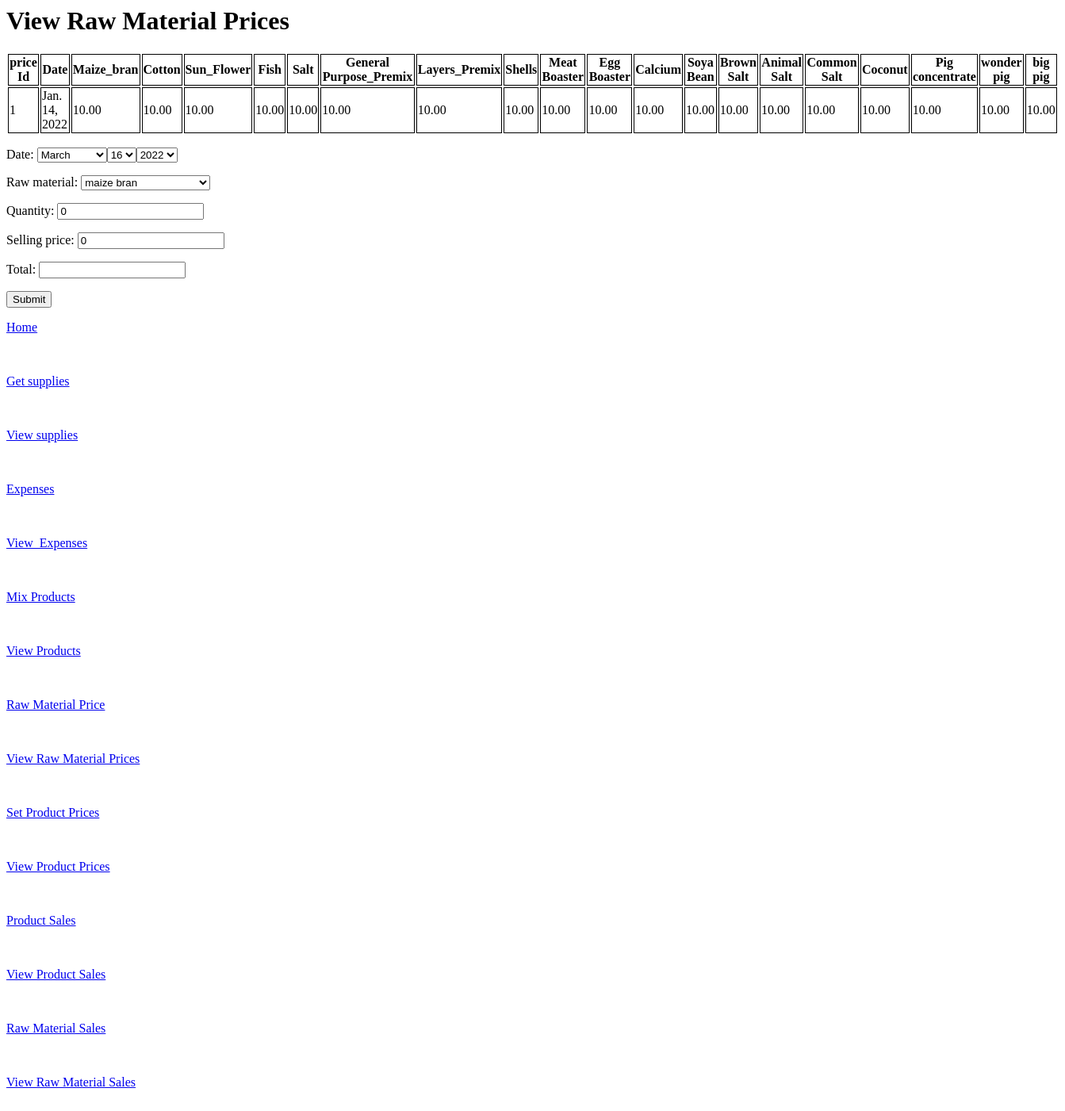
The page /do_raw_material_sales/ on the database as committed earlier.
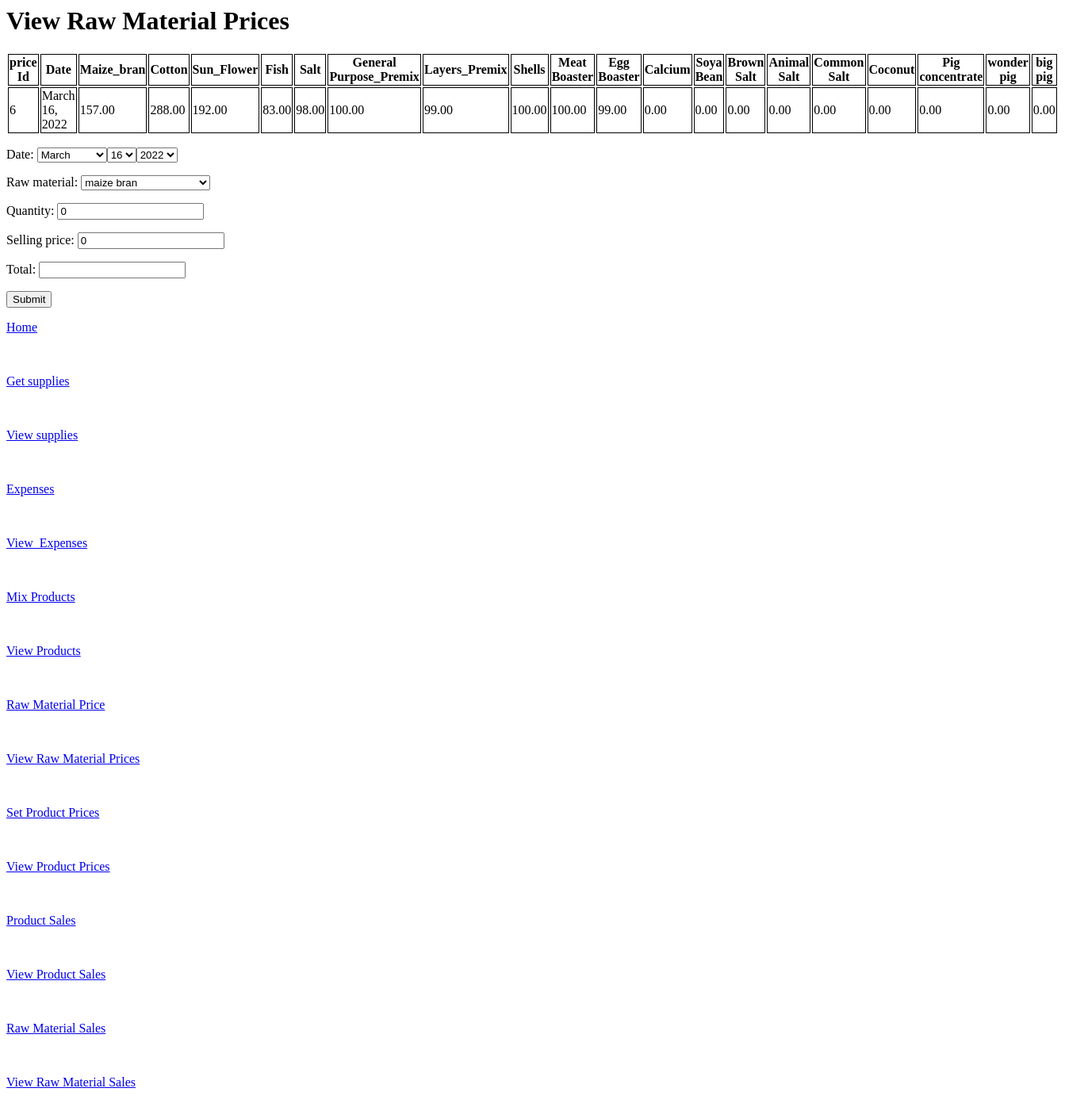
The same page on the database as committed later.
### feedwork/models.py (models this page shows, shortened)
class RawMaterialPrices(models.Model):
	date = models.DateField()
	maize_bran = models.DecimalField(max_digits=10, decimal_places=2 , default=0.0)
	cotton = models.DecimalField(max_digits=10, decimal_places=2 , default=0.0)
	sun_flower = models.DecimalField(max_digits=10, decimal_places=2 , default=0.0)
	fish = models.DecimalField(max_digits=10, decimal_places=2 , default=0.0)
	salt = models.DecimalField(max_digits=10, decimal_places=2 , default=0.0)
	general_purpose_premix = models.DecimalField(max_digits=10, decimal_places=2 , default=0.0)
	layers_premix = models.DecimalField(max_digits=10, decimal_places=2 , default=0.0)
	shells = models.DecimalField(max_digits=10, decimal_places=2 , default=0.0)
	meat_boaster = models.DecimalField(max_digits=10, decimal_places=2 , default=0.0)
	egg_boaster = models.DecimalField(max_digits=10, decimal_places=2 , default=0.0)
	calcium = models.DecimalField(max_digits=10, decimal_places=2 , default=0.0)
	soya_bean = models.DecimalField(max_digits=10, decimal_places=2 , default=0.0)
	brown_salt = models.DecimalField(max_digits=10, decimal_places=2 , default=0.0)
	animal_salt = models.DecimalField(max_digits=10, decimal_places=2 , default=0.0)
	common_salt = models.DecimalField(max_digits=10, decimal_places=2 , default=0.0)
	pig_concentrate = models.DecimalField(max_digits=10, decimal_places=2 , default=0.0)
	coconut = models.DecimalField(max_digits=10, decimal_places=2 , default=0.0)
	wonder_pig = models.DecimalField(max_digits=10, decimal_places=2 , default=0.0)
	big_pig = models.DecimalField(max_digits=10, decimal_places=2 , default=0.0)

### feedwork/views.py (the view)
# urls.py: path('do_raw_material_sales/',views.doing_raw_material_sales, name = 'raw_material_sales'),
def doing_raw_material_sales(request):
    r_m_q = RawMaterialQuantities.objects.last()
    r_m_p = RawMaterialPrices.objects.last()
    context = {}
    form = RawMaterialSalesForm(request.POST or None)
    if request.method == 'POST':
        if form.is_valid():
            raw_material = form.cleaned_data['raw_material']
            quantity = form.cleaned_data['quantity']
            raw_material_sales_quantity_deduction(raw_material,quantity)
            form.save()
            return HttpResponseRedirect('http://127.0.0.1:8000/')
    else:
        context['form'] = form
    return render(request, "do_raw_material_sales.html", {'r_m_q':r_m_q,'r_m_p':r_m_p ,'form':form ,})

### feedwork/forms.py
class RawMaterialSalesForm(forms.ModelForm):
	YEARS= [x for x in range(2000,2030)]
	date = forms.DateField(label='Date', widget=forms.SelectDateWidget(years=YEARS),initial=timezone.now())
	raw_material = forms.ChoiceField(choices=RAW_MATERIAL_CHOICES)
	quantity = forms.IntegerField(initial = 0)
	selling_price = forms.IntegerField(initial = 0)
	total = forms.DecimalField(
        widget=calculation.FormulaInput('quantity*selling_price') # <- using single math expression
    )
	class Meta:
		model = RawMaterialSales
		fields = ["date","raw_material","quantity","selling_price","total"]

### feedwork/templates/feedwork/do_raw_material_sales.html (shortened to what this page needs)
<html>
<head>
</head>
<body>
    <h1>View Raw Material Prices</h1>
     <table style="border:1px">
                    <ul>
                    <tr>
                        <th>price Id</th>
                        <th>Date</th>
                        <th>Maize_bran</th>
                        <th>Cotton</th>
                        <th>Sun_Flower</th>
                        <th>Fish</th>
                        <th>Salt</th>
                        <th>General Purpose_Premix</th>
                        <th>Layers_Premix</th>
                        <th>Shells</th>
                        <th>Meat Boaster</th>
                        <th>Egg Boaster</th>
                        <th>Calcium</th>
                        <th>Soya Bean</th>
                        <th>Brown Salt</th>
                        <th>Animal Salt</th>
                        <th>Common Salt</th>
                        <th>Coconut</th>
                        <th>Pig concentrate</th>
                        <th>wonder pig</th>
                        <th>big pig</th>
                    </tr>
                    <tr>
                        <td>{{ r_m_p.id}} </td>
                        <td>{{ r_m_p.date }} </td>
                        <td>{{ r_m_p.maize_bran }}</td>
                        <td>{{ r_m_p.cotton }}</td>
                        <td>{{ r_m_p.sun_flower }}</td>
                        <td>{{ r_m_p.fish }}</td>
                        <td>{{ r_m_p.salt }}</td>
                        <td>{{ r_m_p.general_purpose_premix }} </td>
                        <td>{{ r_m_p.layers_premix }} </td>
                        <td>{{ r_m_p.shells }} </td>
                        <td>{{ r_m_p.meat_boaster }} </td>
                        <td>{{ r_m_p.egg_boaster }}</td>
                        <td>{{ r_m_p.calcium }}</td>
                        <td>{{ r_m_p.soya_bean }}</td>
                        <td>{{ r_m_p.brown_salt }}</td>
                        <td>{{ r_m_p.animal_salt }}</td>
                        <td>{{ r_m_p.common_salt }}</td>
                        <td>{{ r_m_p.coconut }}</td>
                        <td>{{ r_m_p.pig_concentrate }}</td>
                        <td>{{ r_m_p.wonder_pig }}</td>
                        <td>{{ r_m_p.big_pig }}</td>
                    </tr>
                </table>
<form method="post">
    {{ form.as_p }}
    <input type="submit" value="Submit">
</form>
</body>
<div>
    <a href="{% url 'index' %}"><p>Home</p></a><br/>
    <a href="{% url 'get_supply' %}"><p>Get supplies</p></a><br/>
    <a href="{% url 'view_supply' %}"><p>View supplies</p></a><br/>
        <a href="{% url 'expenses' %}"><p>Expenses</p></a><br/>
            <a href="{% url 'view_expenses' %}"><p>View_Expenses</p></a><br/>
    <a href="{% url 'create_product' %}"><p>Mix Products</p></a><br/>
    <a href="{% url 'view_product' %}"><p>View Products</p></a><br/>
    <a href="{% url 'raw_material_prices' %}"><p>Raw Material Price</p></a><br/>
    <a href="{% url 'view_raw_material_prices' %}"><p>View Raw Material Prices</p></a><br/>
    <a href="{% url 'create_product_prices' %}"><p>Set  Product Prices</p></a><br/>
    <a href="{% url 'view_product_prices' %}"><p>View Product Prices</p><br/>
    <a href="{% url 'product_sales' %}"><p>Product Sales</p></a><br/>
    <a href="{% url 'view_product_sales' %}"><p>View Product Sales</p></a><br/>
    <a href="{% url 'raw_material_sales' %}"><p>Raw Material Sales</p></a><br/>
    <a href="{% url 'view_raw_material_sales' %}"><p>View Raw Material Sales</p></a><br/>
</div>
</html>

### feedwork/templates/feedwork/do_raw_material_sales.html (style rules this page uses)
table, th, td { border: 1px solid black; }

Rows that differ between the two databases and show on the page:
no longer on this page (row unchanged): RawMaterialPrices: id "1", date "Jan. 14, 2022", maize_bran "10.00", cotton "10.00", sun_flower "10.00", fish "10.00", salt "10.00", general_purpose_premix "10.00", layers_premix "10.00", shells "10.00", meat_boaster "10.00", egg_boaster "10.00", calcium "10.00", soya_bean "10.00", brown_salt "10.00", animal_salt "10.00", common_salt "10.00", coconut "10.00", pig_concentrate "10.00", wonder_pig "10.00", big_pig "10.00"
added RawMaterialPrices: id "6", date "March 16, 2022", maize_bran "157.00", cotton "288.00", sun_flower "192.00", fish "83.00", salt "98.00", general_purpose_premix "100.00", layers_premix "99.00", shells "100.00", meat_boaster "100.00", egg_boaster "99.00", calcium "0.00", soya_bean "0.00", brown_salt "0.00", animal_salt "0.00", common_salt "0.00", coconut "0.00", pig_concentrate "0.00", wonder_pig "0.00", big_pig "0.00"
